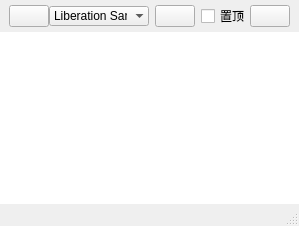
<?xml version="1.0" encoding="UTF-8"?>
<ui version="4.0">
 <class>MainWindow</class>
 <widget class="QMainWindow" name="MainWindow">
  <property name="geometry">
   <rect>
    <x>0</x>
    <y>0</y>
    <width>283</width>
    <height>226</height>
   </rect>
  </property>
  <property name="windowTitle">
   <string>MainWindow</string>
  </property>
  <widget class="QWidget" name="centralWidget">
   <layout class="QVBoxLayout" name="verticalLayout_3">
    <property name="spacing">
     <number>0</number>
    </property>
    <property name="leftMargin">
     <number>0</number>
    </property>
    <property name="topMargin">
     <number>0</number>
    </property>
    <property name="rightMargin">
     <number>0</number>
    </property>
    <property name="bottomMargin">
     <number>0</number>
    </property>
    <item>
     <widget class="QStackedWidget" name="stackedWidget">
      <property name="lineWidth">
       <number>1</number>
      </property>
      <property name="currentIndex">
       <number>1</number>
      </property>
      <widget class="QWidget" name="page">
       <layout class="QHBoxLayout" name="horizontalLayout">
        <property name="spacing">
         <number>0</number>
        </property>
        <property name="leftMargin">
         <number>9</number>
        </property>
        <property name="topMargin">
         <number>0</number>
        </property>
        <property name="rightMargin">
         <number>9</number>
        </property>
        <property name="bottomMargin">
         <number>0</number>
        </property>
        <item>
         <widget class="QPushButton" name="pushButton_unlock">
          <property name="text">
           <string/>
          </property>
         </widget>
        </item>
        <item>
         <widget class="QLabel" name="label_title">
          <property name="text">
           <string>&lt;html&gt;&lt;head/&gt;&lt;body&gt;&lt;p&gt;&lt;span style=&quot; font-size:16pt; font-weight:600; font-style:italic; color:#a3a3a3;&quot;&gt;备忘录&lt;/span&gt;&lt;/p&gt;&lt;/body&gt;&lt;/html&gt;</string>
          </property>
         </widget>
        </item>
        <item>
         <spacer name="horizontalSpacer_2">
          <property name="orientation">
           <enum>Qt::Horizontal</enum>
          </property>
          <property name="sizeHint" stdset="0">
           <size>
            <width>472</width>
            <height>20</height>
           </size>
          </property>
         </spacer>
        </item>
       </layout>
      </widget>
      <widget class="QWidget" name="page_2">
       <layout class="QHBoxLayout" name="horizontalLayout_4">
        <property name="spacing">
         <number>0</number>
        </property>
        <property name="leftMargin">
         <number>9</number>
        </property>
        <property name="topMargin">
         <number>0</number>
        </property>
        <property name="rightMargin">
         <number>9</number>
        </property>
        <property name="bottomMargin">
         <number>0</number>
        </property>
        <item>
         <widget class="QPushButton" name="pushButton_lock">
          <property name="text">
           <string/>
          </property>
         </widget>
        </item>
        <item>
         <layout class="QVBoxLayout" name="verticalLayout">
          <property name="spacing">
           <number>0</number>
          </property>
          <item>
           <layout class="QHBoxLayout" name="horizontalLayout_2">
            <item>
             <widget class="QFontComboBox" name="fontComboBox">
              <property name="minimumSize">
               <size>
                <width>100</width>
                <height>0</height>
               </size>
              </property>
              <property name="maximumSize">
               <size>
                <width>80</width>
                <height>16777215</height>
               </size>
              </property>
              <property name="editable">
               <bool>false</bool>
              </property>
              <property name="frame">
               <bool>false</bool>
              </property>
             </widget>
            </item>
            <item>
             <widget class="QPushButton" name="pushButton_color">
              <property name="toolTip">
               <string>字体颜色</string>
              </property>
              <property name="text">
               <string/>
              </property>
             </widget>
            </item>
            <item>
             <widget class="QCheckBox" name="checkBox_background">
              <property name="text">
               <string>置顶</string>
              </property>
             </widget>
            </item>
            <item>
             <spacer name="horizontalSpacer">
              <property name="orientation">
               <enum>Qt::Horizontal</enum>
              </property>
              <property name="sizeHint" stdset="0">
               <size>
                <width>40</width>
                <height>20</height>
               </size>
              </property>
             </spacer>
            </item>
           </layout>
          </item>
          <item>
           <layout class="QHBoxLayout" name="horizontalLayout_3"/>
          </item>
         </layout>
        </item>
        <item>
         <widget class="QPushButton" name="pushButton_close">
          <property name="text">
           <string/>
          </property>
         </widget>
        </item>
       </layout>
      </widget>
     </widget>
    </item>
    <item>
     <widget class="QTextEdit" name="textEdit">
      <property name="frameShape">
       <enum>QFrame::NoFrame</enum>
      </property>
      <property name="verticalScrollBarPolicy">
       <enum>Qt::ScrollBarAlwaysOff</enum>
      </property>
      <property name="horizontalScrollBarPolicy">
       <enum>Qt::ScrollBarAlwaysOff</enum>
      </property>
     </widget>
    </item>
   </layout>
  </widget>
  <widget class="QStatusBar" name="statusBar"/>
 </widget>
 <layoutdefault spacing="6" margin="11"/>
 <resources/>
 <connections/>
</ui>
